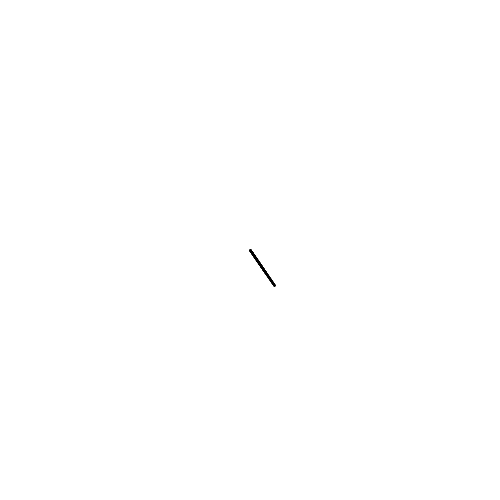
Frame 1 (no input)
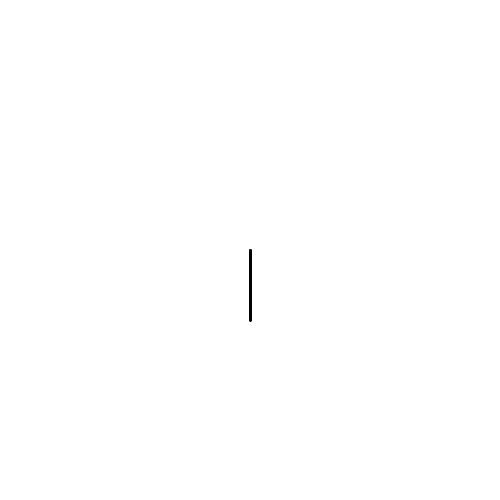
Frame 60 (the mouse pressed at the canvas centre just before this capture)
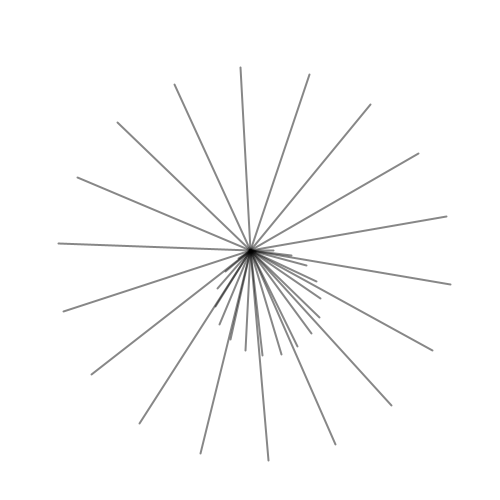
Frame 120 (the mouse held since frame 60 and released just before this capture)

The Processing sketch that drew these frames (run headless with seeded random() and noise(); from frame 60 on, the mouse is pressed at the canvas centre):

// Processing sketch: rotatingLinesIntercaling
// ── rotatingLinesIntercaling.pde
int degrees = 360;
float cenX, cenY;
float posX, posY;
int distance = 500;
float time;
boolean loong = true;

void setup() {
  size(500, 500);
  cenX = 0;
  cenY = 0;
  background(255);
}

void draw() {
  background(255);
  distance = mouseX;
  strokeWeight(2);
  stroke(0, 120);
  noFill();
  time = float(millis())/1000;
  pushMatrix();
  translate(width/2, height/2);
  rotate(radians(map(sin(time), -1, 1, -45, 45)));
  for (int d = 0; d < degrees; d+=10) { 
    posX = cenX + distance * cos(radians(d));
    posY = cenY + distance * sin(radians(d));
    if(loong == true)
      line(cenX, cenY, map(sin(time), -1, 1, 50, posX), map(sin(time), -1, 1, 50, posY));
    else 
      line(cenX, cenY, map(sin(time), -1, 1, posX, 50), map(sin(time), -1, 1, posY, 50));
    loong = !loong;
  } 
  popMatrix();
}
